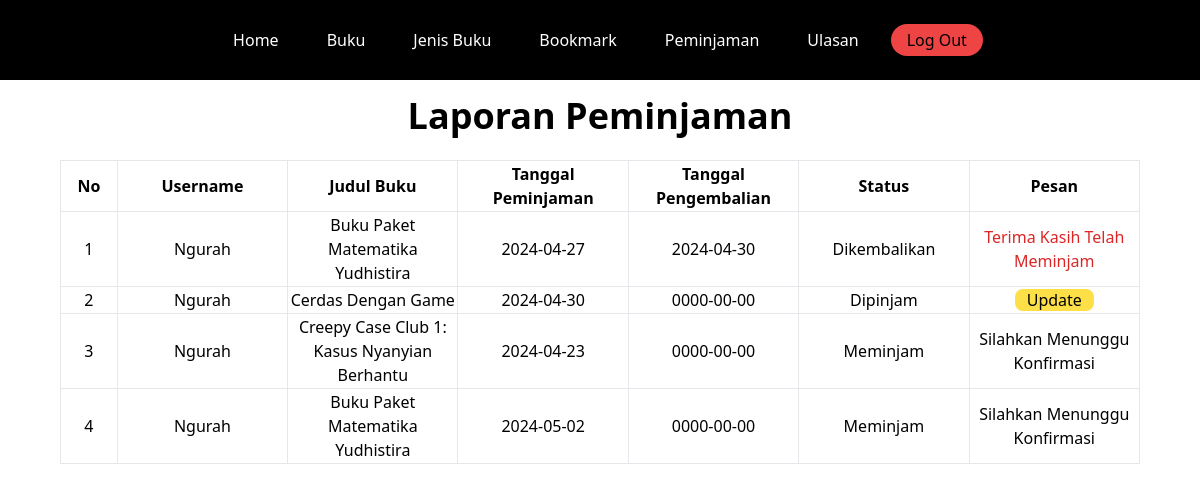
The app's page /peminjam/peminjaman.php (signed in) with its own data.
### tables this page shows
CREATE TABLE `peminjaman` (
  `PeminjamanID` int(11) NOT NULL,
  `UserID` int(11) NOT NULL,
  `BukuID` int(11) NOT NULL,
  `Tgl_Pinjam` date NOT NULL,
  `Tgl_Pengembalian` date NOT NULL,
  `Status` varchar(50) NOT NULL
);

CREATE TABLE `user` (
  `UserID` int(11) NOT NULL,
  `NamaLengkap` varchar(255) NOT NULL,
  `Username` varchar(255) NOT NULL,
  `Level` int(11) NOT NULL,
  `Email` varchar(255) NOT NULL,
  `Alamat` text NOT NULL,
  `Password` varchar(255) NOT NULL
);

CREATE TABLE `buku` (
  `BukuID` int(11) NOT NULL,
  `KategoriID` int(11) NOT NULL,
  `Judul` varchar(255) NOT NULL,
  `Penulis` varchar(255) NOT NULL,
  `Penerbit` varchar(255) NOT NULL,
  `Foto` varchar(255) NOT NULL,
  `TahunTerbit` int(11) NOT NULL
);

### peminjam/peminjaman.php (the view)
<?php
include "../components/head.php";
include "../components/koneksi.php";
$id = $_SESSION['user']['UserID'];
$status = mysqli_query($koneksi, "SELECT * FROM peminjaman LEFT JOIN user ON peminjaman.UserID = user.UserID LEFT JOIN buku ON peminjaman.BukuID = buku.BukuID WHERE peminjaman.UserID = '$id'");
$d = mysqli_fetch_array($status);
?>
<div class="w-full capitalize">
    <?php include "./components/navbar.php";
    include "./components/izin.php"; ?>
    <div class="flex flex-col justify-center items-center text-center ">
        <h1 class="text-4xl font-bold my-4">Laporan Peminjaman</h1>
        <table class="w-[90%] mt-2 table-fixed">
            <thead>
                <tr>
                    <th class="border w-[5%]">no</th>
                    <th class="border w-[15%]">username</th>
                    <th class="border w-[15%]">judul buku</th>
                    <th class="border w-[15%]">tanggal peminjaman</th>
                    <th class="border w-[15%]">tanggal pengembalian</th>
                    <th class="border w-[15%]">status</th>
                    <?php if ($d['Status'] == "Dikembalikan") { ?>
                        <th class="border w-[15%]">pesan</th>
                    <?php } else { ?>
                        <th class="border w-[15%]">aksi</th>
                    <?php }
                    ?>
                </tr>
            </thead>
            <tbody>
                <?php
                $no = 1;
                $data = mysqli_query($koneksi, "SELECT * FROM peminjaman LEFT JOIN user ON peminjaman.UserID = user.UserID LEFT JOIN buku ON peminjaman.BukuID = buku.BukuID WHERE peminjaman.UserID = '$id'");
                while ($da = mysqli_fetch_array($data)) {
                ?>
                    <tr>
                        <td class="border">
                            <?php echo $no++ ?>
                        </td>
                        <td class="border">
                            <?php echo $da['Username'] ?>
                        </td>
                        <td class="border">
                            <?php echo $da['Judul'] ?>
                        </td>
                        <td class="border">
                            <?php echo $da['Tgl_Pinjam'] ?>
                        </td>
                        <td class="border">
                            <?php echo $da['Tgl_Pengembalian'] ?>
                        </td>
                        <td class="border">
                            <?php echo $da['Status'] ?>
                        </td>
                        <td class="border">
                            <?php if ($da['Status'] == "Dipinjam") { ?>
                                <a href="./peminjaman/pengembalian.php?id=<?php echo $da['PeminjamanID'] ?>" class="bg-yellow-300 px-3 rounded rounded-lg">Update</a>
                            <?php } elseif ($da['Status'] == "Dikembalikan") { ?>
                                <p class="text-red-600">Terima kasih telah meminjam</p>
                            <?php } else {
                                echo "Silahkan menunggu konfirmasi";
                            }
                            ?>
                        </td>
                    </tr>
                <?php
                }
                ?>
            </tbody>
        </table>
    </div>
</div>
<?php
include "../components/foot.php";
?>

### records on screen
peminjaman: UserID.Username "Ngurah", BukuID.Judul "Buku Paket Matematika Yudhistira", Tgl_Pinjam "2024-04-27", Tgl_Pengembalian "2024-04-30", Status "Dikembalikan", shows "Terima Kasih Telah Meminjam"
peminjaman: UserID.Username "Ngurah", BukuID.Judul "Cerdas Dengan Game", Tgl_Pinjam "2024-04-30", Tgl_Pengembalian "0000-00-00", Status "Dipinjam"
peminjaman: UserID.Username "Ngurah", BukuID.Judul "Creepy Case Club 1: Kasus Nyanyian Berhantu", Tgl_Pinjam "2024-04-23", Tgl_Pengembalian "0000-00-00", Status "Meminjam", shows "Silahkan Menunggu Konfirmasi"
peminjaman: UserID.Username "Ngurah", BukuID.Judul "Buku Paket Matematika Yudhistira", Tgl_Pinjam "2024-05-02", Tgl_Pengembalian "0000-00-00", Status "Meminjam", shows "Silahkan Menunggu Konfirmasi"
